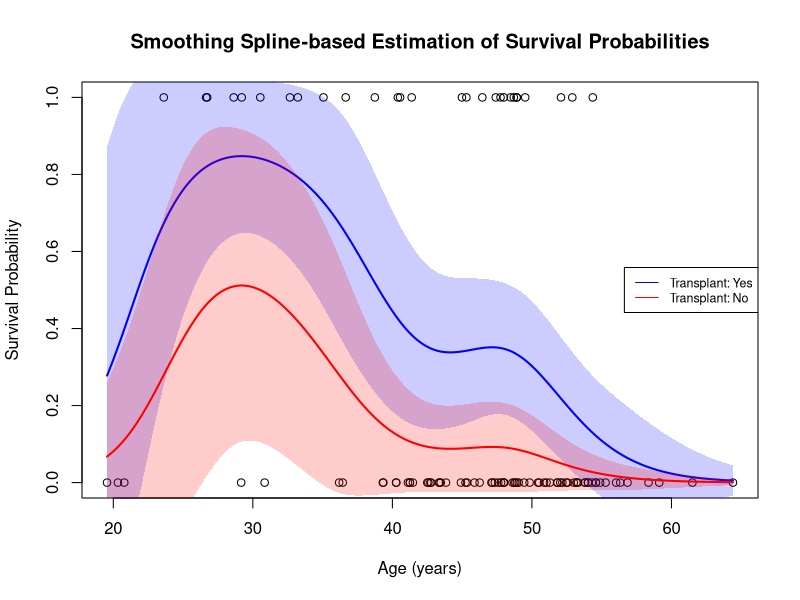
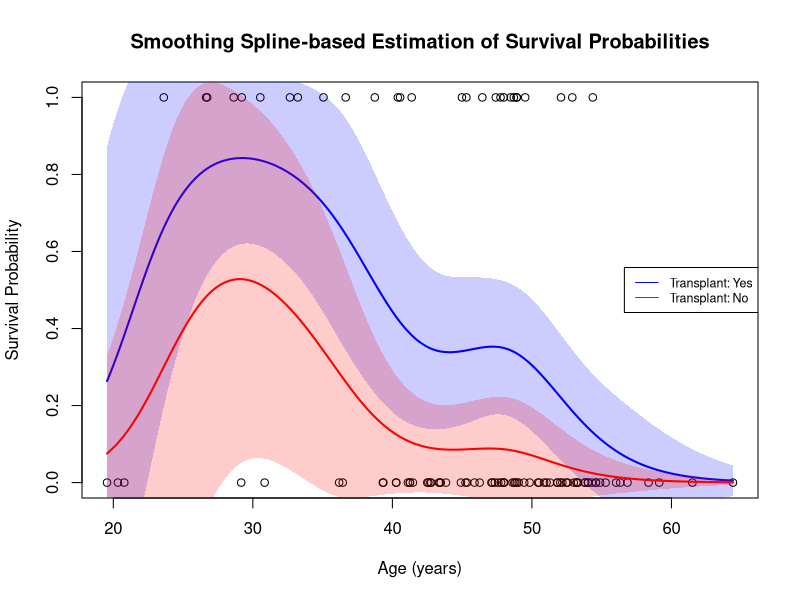
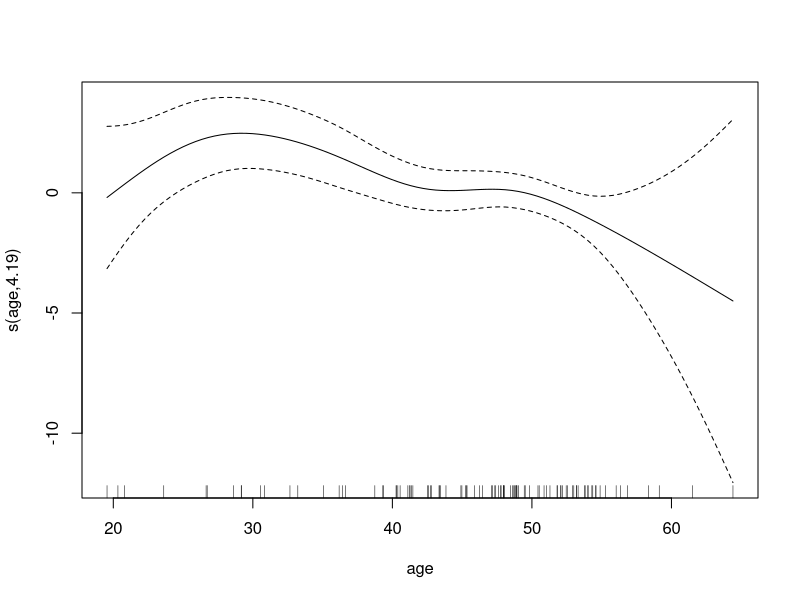
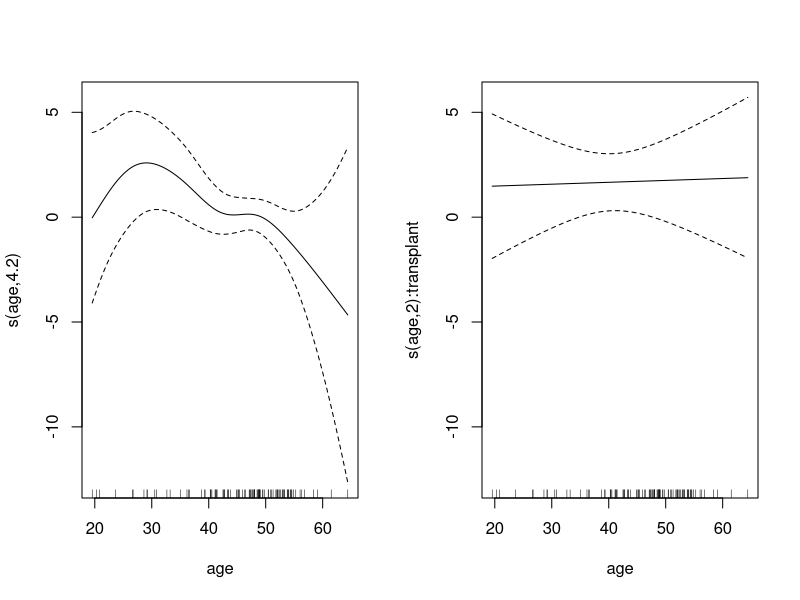

The R source for these figures, in order:
## ---- chunk 1
library(ggplot2)
library(mgcv)
library(survival)
library(dplyr)
library(splines)
library(lmtest)
## ---- chunk 2
jasa
## ---- chunk 3
jasa$transplant_label <- factor(jasa$transplant, levels=c(0,1), labels=c("Transplant: No", "Transplant: Yes"))
jasa$fustat_label <- factor(jasa$fustat, levels=c(0,1), labels=c("Survived","Died") )
jasa$fustat_rev <- -(jasa$fustat-1)
## ---- chunk 4
clean <-jasa[which(jasa$age!=min(jasa$age)),]
## ---- chunk 5
glm_main <- glm(fustat_rev ~ age + transplant, data = clean, family = binomial())
summary(glm_main)
## ---- chunk 6
glm_int <- glm(fustat_rev ~ age + transplant + age*transplant, data = clean, family = binomial())
summary(glm_int)
## ---- chunk 7
gam_main_para <- gam(fustat_rev ~ age + transplant , family=binomial(), data=clean)
summary(gam_main_para)
## ---- chunk 8
gam_main <- gam(fustat_rev ~ s(age) + transplant , family=binomial(), data=clean)
summary(gam_main)
## ---- chunk 9
AIC(gam_main_para, gam_main)
## ---- chunk 10
xval <- seq(min(clean$age),max(clean$age),length.out=500)
transplant_0 <- rep(0, length(xval))
transplant_1 <- rep(1, length(xval))
## ---- chunk 11
pred_gam_main_0 <- predict(gam_main, newdata = data.frame(age=xval, transplant=transplant_0), type="response", se.fit = TRUE)
upper_gam_0 <- pred_gam_main_0$fit + 1.96*pred_gam_main_0$se.fit
lower_gam_0 <- pred_gam_main_0$fit - 1.96*pred_gam_main_0$se.fit
## ---- chunk 12
pred_gam_main_1 <- predict(gam_main, newdata = data.frame(age=xval, transplant=transplant_1), type="response", se.fit = TRUE)
upper_gam_1 <- pred_gam_main_1$fit + 1.96*pred_gam_main_1$se.fit
lower_gam_1 <- pred_gam_main_1$fit - 1.96*pred_gam_main_1$se.fit
## ---- chunk 13
plot(clean$age, clean$fustat_rev, xlab = "Age (years)", ylab = "Survival Probability", main="Smoothing Spline-based Estimation of Survival Probabilities")
lines(xval, pred_gam_main_1$fit, col = "blue", lwd = 2)
polygon(x=c(xval, rev(xval)), y=c(lower_gam_1,rev(upper_gam_1)), col = rgb(0, 0, 1, 0.2), border=NA)
lines(xval, pred_gam_main_0$fit, col = "red", lwd = 2)
polygon(x=c(xval, rev(xval)), y=c(lower_gam_0,rev(upper_gam_0)), col = rgb(1, 0, 0, 0.2), border=NA)
legend("right", legend=c("Transplant: Yes","Transplant: No"), ncol=1, col=c("blue","red"), lty=1, cex=0.75)
## ---- chunk 14
gam_int <- gam(fustat_rev ~ s(age) + s(age, by=transplant) , family=binomial(), data=clean)
summary(gam_int)
## ---- chunk 15
pred_gam_int_0 <- predict(gam_int, newdata = data.frame(age=xval, transplant=transplant_0), type="response", se.fit = TRUE)
upper_gam_0 <- pred_gam_int_0$fit + 1.96*pred_gam_int_0$se.fit
lower_gam_0 <- pred_gam_int_0$fit - 1.96*pred_gam_int_0$se.fit
## ---- chunk 16
pred_gam_int_1 <- predict(gam_int, newdata = data.frame(age=xval, transplant=transplant_1), type="response", se.fit = TRUE)
upper_gam_1 <- pred_gam_int_1$fit + 1.96*pred_gam_int_1$se.fit
lower_gam_1 <- pred_gam_int_1$fit - 1.96*pred_gam_int_1$se.fit
## ---- chunk 17
plot(clean$age, clean$fustat_rev, xlab = "Age (years)", ylab = "Survival Probability", main="Smoothing Spline-based Estimation of Survival Probabilities")
lines(xval, pred_gam_int_1$fit, col = "blue", lwd = 2)
polygon(x=c(xval, rev(xval)), y=c(lower_gam_1,rev(upper_gam_1)), col = rgb(0, 0, 1, 0.2), border=NA)
lines(xval, pred_gam_int_0$fit, col = "red", lwd = 2)
polygon(x=c(xval, rev(xval)), y=c(lower_gam_0,rev(upper_gam_0)), col = rgb(1, 0, 0, 0.2), border=NA)
legend("right", legend=c("Transplant: Yes","Transplant: No"), ncol=1, col=c("blue","red"), lty=1, cex=0.75)
## ---- chunk 18
anova(gam_main, gam_int, "chisq")
## ---- chunk 19
chi2_stat <- 0.027089
df <- 1.0041

p_value <- 1 - pchisq(chi2_stat, df)
p_value
## ---- chunk 20
lrtest(gam_main, gam_int)
## ---- chunk 21
anova(glm_main, gam_main, "chisq")
## ---- chunk 22
chi2_stat <- 9.8586
df <- 3.189

p_value <- 1 - pchisq(chi2_stat, df)
p_value
## ---- chunk 23
lrtest(glm_main, gam_main)
## ---- chunk 24
anova(glm_int, gam_int, "chisq")
## ---- chunk 25
chi2_stat <- 9.7967
df <- 3.1951

p_value <- 1 - pchisq(chi2_stat, df)
p_value
## ---- chunk 26
lrtest(glm_int, gam_int)
## ---- chunk 27
AIC(gam_main)
AIC(gam_int)
AIC(glm_main)
AIC(glm_int)
## ---- chunk 28
plot(gam_main)
## ---- chunk 29
par(mfcol=c(1,2))
plot(gam_int)
